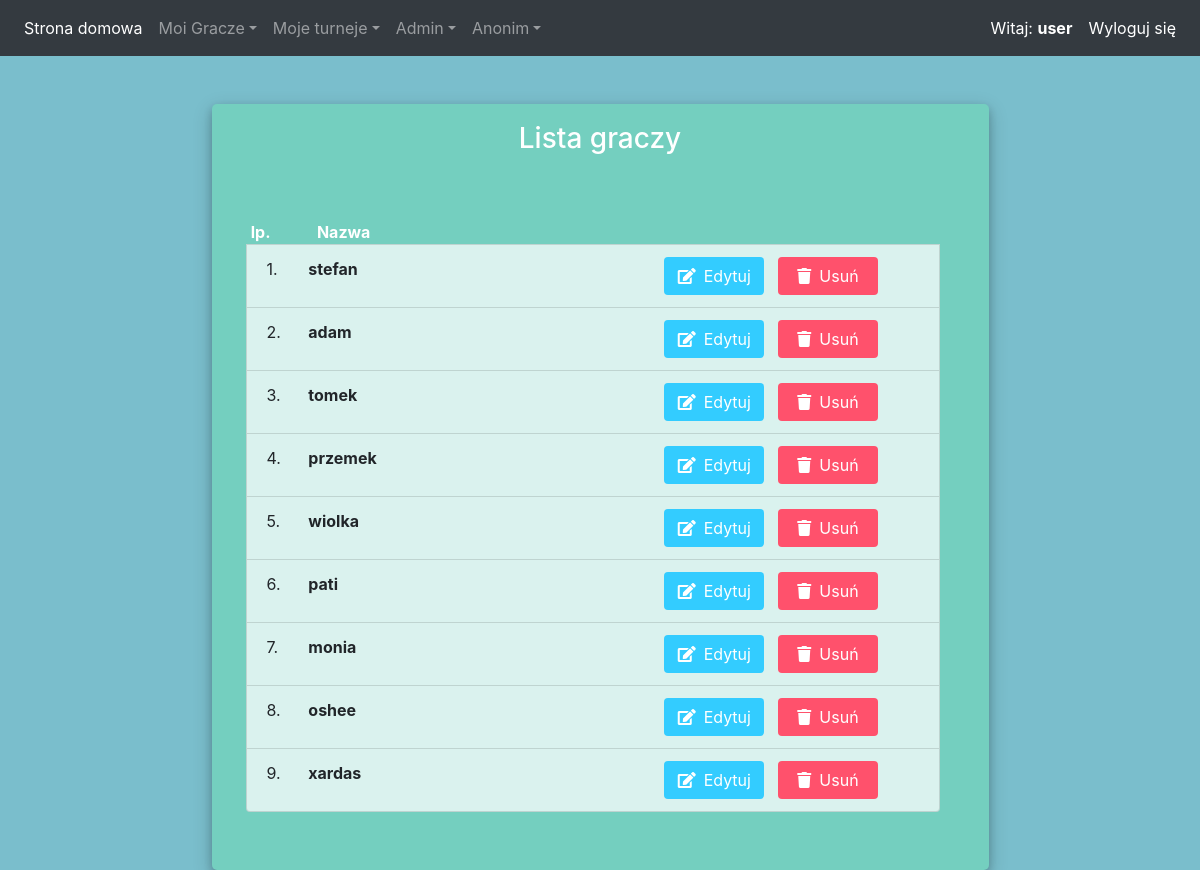
The page /players/list/ (signed in) on the database its author committed.
### app/models/player_model.py (models this page shows, shortened)
class Player(models.Model):
    user = models.ForeignKey(User, null=True, on_delete=models.CASCADE)
    name = models.CharField('Nazwa', max_length=100, null=True)

### app/decorators.py (the view)
        def wrapper_func(request, *args, **kwargs):
            group = None
            if request.user.groups.exists():
                group = request.user.groups.all()[0].name
            if group in allowed_roles:
                return view_func(request, *args, **kwargs)
            else:
                return render(request, 'app/no_authority.html')

### app/views/players_view.py (called while the page is built)
@allowed_users(allowed_roles=['user', 'admin'])
def my_players_list(request):
    players = Player.objects.exclude(name="WALKOWER").filter(user=request.user)
    context = {'players': players}
    return render(request, 'app/players/list.html', context)

### templates/app/players/list.html (shortened to what this page needs)
{% extends 'app/scheleton.html' %}
{% block content %}
    <div class=" container h-100" id="player_list_view">
		<div class="d-flex justify-content-center h-100">
			<div class="main-card mt-5">
				<div class="d-flex justify-content-center">
					<h3 id="form-title" class="mt-2">Lista graczy</h3>
				</div>
				<div class="d-flex justify-content-center form_container mb-4">
                    <ul class="container list-group m-4">
                    {% if players.count > 0 %}
                        <div class="row">
                            <div class="col-sm-1 txt-bold-white pt-22">lp.</div>
                            <div class="col-sm-2 txt-bold-white pl-0 pt-22">Nazwa</div>
                        </div>
                    {% else %}
                        <div class="row">
                            <div class="txt-bold-white col-12">Brak Graczy wyświetlenia.</div>
                        </div>
                    {% endif %}
                        {% for player in players %}
                            <li class="list-group-item list-background">
                                <div class="row">
                                    <div class="col-sm-1">{{ forloop.counter }}.</div>
                                    <div class="col-sm-2 font-weight-bold pl-0">{{ player.name }}</div>
                                    <div class="col-sm-2 offset-sm-4">
                                        <a href="{% url 'update_players' player.id %}">
                                            <button class="btn edit_btn" type="submit">
                                                <i class="fas fa-edit mr-2"> </i>Edytuj
                                            </button>
                                        </a>
                                    </div>
                                    <div class="col-sm-2">
                                        <form method="post" action="{% url 'delete_players' player.id %}">
                                            <button class="btn delete_btn" type="submit">
                                                <i class="fas fa-trash mr-2"> </i>Usuń
                                            </button>
                                        </form>
                                    </div>
                                </div>
                            </li>
                        {% endfor %}
                     </ul>
				</div>
			</div>
		</div>
	</div>
{% endblock %}

### templates/app/header.html (shortened to what this page needs)
<nav class="navbar navbar-expand-sm bg-dark navbar-dark">
    <div class="collapse navbar-collapse" id="navbarSupportedContent">
        <ul class="navbar-nav mr-auto">
            <li class="nav-item active">
                <a class="nav-link" href="{% url 'home' %}">Strona domowa <span class="sr-only">(current)</span></a>
            </li>
            <li class="nav-item dropdown">
                <a class="nav-link dropdown-toggle" href="#" data-toggle="dropdown">Moi Gracze</a>
            </li>
            <li class="nav-item dropdown">
                <a class="nav-link dropdown-toggle" href="#" data-toggle="dropdown">Moje turneje</a>
            </li>
            <li class="nav-item dropdown">
                <a class="nav-link dropdown-toggle" href="#" data-toggle="dropdown">Admin</a>
            </li>
            <li class="nav-item dropdown">
                <a class="nav-link dropdown-toggle" href="#" data-toggle="dropdown">Anonim</a>
            </li>
        </ul>
        <ul class="navbar-nav navbar-right">
            {% if user.is_authenticated %}
                <li class="nav-item active">
                    <a class="nav-link" href="#">Witaj: <b>{{user.username}}</b> <span class="sr-only">(current)</span></a>
                </li>
                <li class="nav-item active">
                    <a class="nav-link" href="{% url 'logout' %}">Wyloguj się <span class="sr-only">(current)</span></a>
                </li>
            {% endif %}
        </ul>
    </div>
</nav>

### app/static/css/styles.css (style rules this page uses)
.list-background { background: #daf2ee; }
.txt-bold-white { font-weight: bold; color: white; text-align: center; }
.pt-22 { padding-top: 22px; }
body, html { margin: 0; padding: 0; height: 100%; background: #7abecc !important; }
.user_card, .main-card { width: 350px; margin-top: auto; margin-bottom: auto; background: #74cfbf; position: relative; display: flex; justify-content: center; flex-direction: column; padding: 10px; box-shadow: 0 4px 8px 0 rgba(0, 0, 0, 0.2), 0 6px 20px 0 rgba(0, 0, 0, 0.19); -webkit-box-shadow: 0 4px 8px 0 rgba(0, 0, 0, 0.2), 0 6px 20px 0 rgba(0, 0, 0, 0.19); -moz-box-shadow: 0 4px 8px 0 rgba(0, 0, 0, 0.2), 0 6px 20px 0 rgba(0, 0, 0, 0.19); border-radius: 5px; }
.main-card { width: 70%; }
.form_container { margin-top: 10px; }
#form-title { color: #fff; }
.edit_btn { width: 100px; background: #33ccff !important; color: white !important; }
.delete_btn { width: 100px; background: #ff516c !important; color: white !important; }

### rows shown on the page
Player: name "stefan"
Player: name "adam"
Player: name "tomek"
Player: name "przemek"
Player: name "wiolka"
Player: name "pati"
Player: name "monia"
Player: name "oshee"
Player: name "xardas"

### other values the page prints
{{ user.username }} "user"
